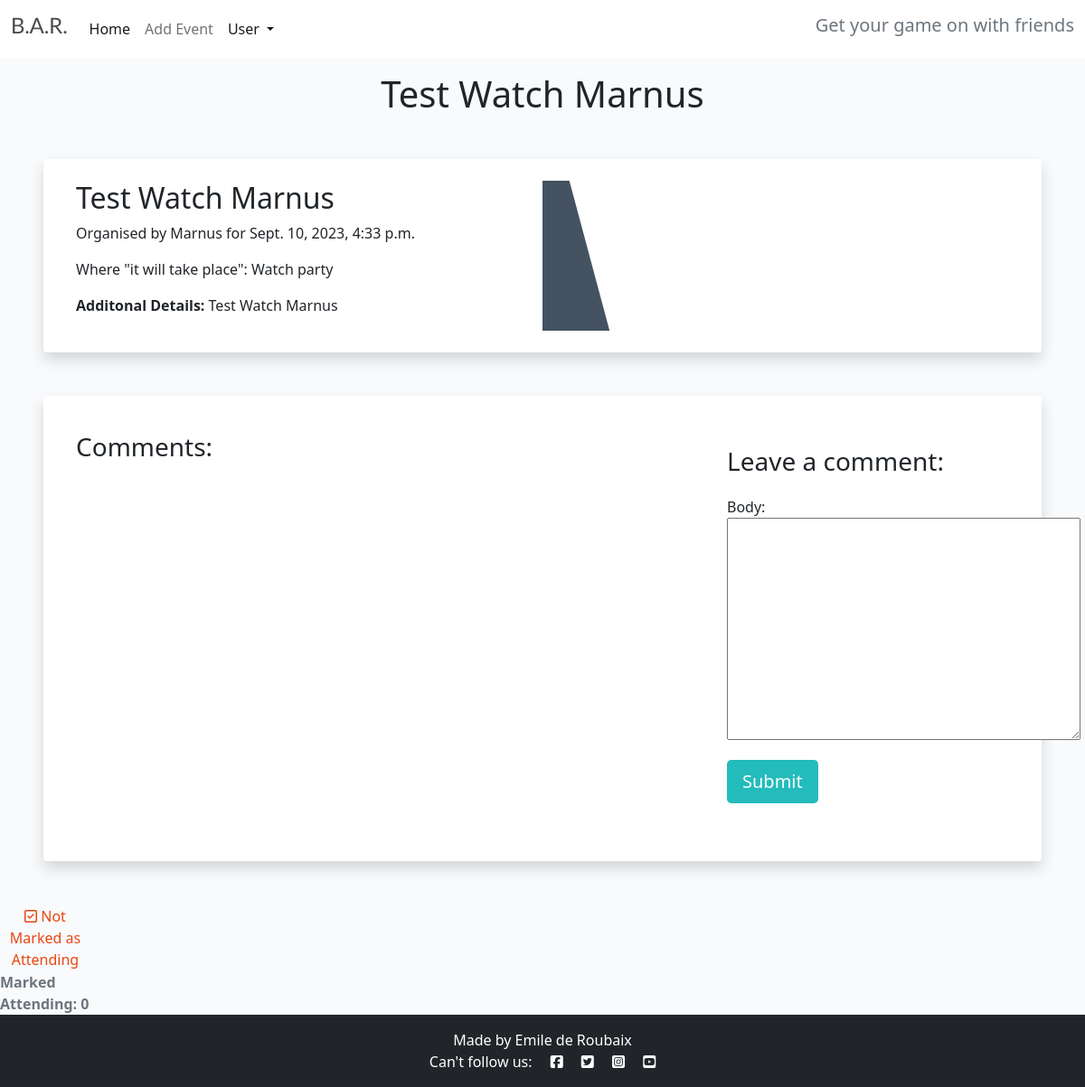
Before: /booking-details/11 (signed in) with the older database file.
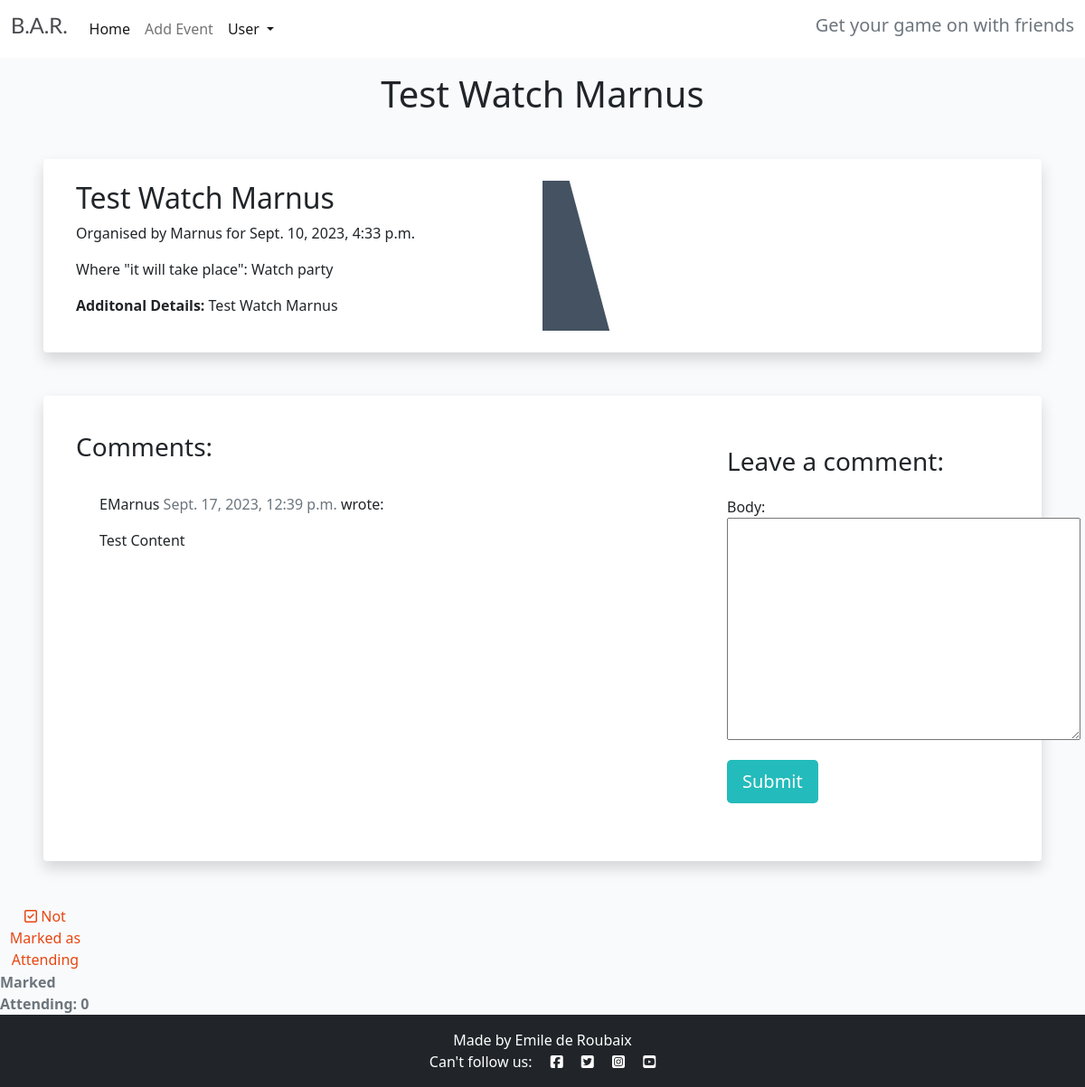
After: the same page with the newer database file.
### game_dates/models.py (models this page shows, shortened)
class Comment(models.Model):
    post = models.ForeignKey(Appointment, on_delete=models.CASCADE,
                             related_name="comments")
    name = models.CharField(max_length=80)
    email = models.EmailField(blank=True)
    body = models.TextField()
    created_on = models.DateTimeField(auto_now_add=True)
    approved = models.BooleanField(default=True)
    class Meta:
        ordering = ["created_on"]

### game_dates/views.py (the view)
# urls.py: path('booking-details/<booking_id>', views.bookingDetails, name='bookingDetails'),
def bookingDetails(request, booking_id):
    booking = Appointment.objects.get(pk=booking_id)
    comments = booking.comments.filter(approved=True).order_by('created_on')
    attending = booking.number_of_attendees()
    new_comment = None
    if request.method == 'POST':
        comment_form = CommentForm(data=request.POST)
        if comment_form.is_valid():
            new_comment = comment_form.save(commit=False)
            new_comment.name = request.user
            new_comment.post = Appointment.objects.get(id=booking_id)
            new_comment.save()
    else:
        comment_form = CommentForm()
    return render(request, 'bookingDetails.html', {
        'booking': booking,
        'comments': comments,
        'comment_form': comment_form,
        'attending': attending
        })

### game_dates/forms.py
class CommentForm(forms.ModelForm):
    class Meta:
        model = Comment
        fields = ('body',)

### game_dates/models.py (called while the page is built)
    def number_of_attendees(self):
        return self.attending.count()

### game_dates/templates/bookingDetails.html (shortened to what this page needs)
{% extends "base.html" %}
{% block content %}
{% load crispy_forms_tags %}
{% if user.is_authenticated %}
<h1 class="text-center  mt-3">{{ booking.description }}</h1>
<div class="shadow p-4 mb-5 bg-body bg-body rounded text-black  m-5 ">
    <div class="">
        <div class="container">
            <div class="row g-0">
                <div class="col-md-6 ">
                    <h2 class="">{{ booking.description }}</h2>
                    <p class="">Organised by {{ booking.user }} for {{ booking.created_on }}</p>
                    <p class="">Where "it will take place": {{ booking.type }}</p>
                    <p class=""><strong>Additonal Details:</strong> {{ booking.content }}</p>
                </div>
                <div class="d-none d-md-block col-md-6 masthead-image">
                    <img src="https://codeinstitute.s3.amazonaws.com/fullstack/blog/default.jpg" width="100%">
                </div>
            </div>
        </div>
    </div>
</div>
<div class="shadow p-4 mb-5 bg-body bg-body rounded text-black  m-5 ">
    <div class="container">
        <div class="row">
            <div class="col-md-8 card mb-4  mt-3 ">
                <h3>Comments:</h3>
                <div class="card-body">
                    {% for comment in comments %}
                    <div class="comments" style="padding: 10px;">
                        <p class="font-weight-bold">
                            {{ comment.name }}
                            <span class=" text-muted font-weight-normal">
                                {{ comment.created_on }}
                            </span> wrote:
                        </p>
                        {{  comment.body | linebreaks }}
                    </div>
                    {% endfor %}
                </div>
            </div>
            <div class="col-md-4 card mb-4  mt-3 ">
                <div class="card-body">
                    {% if new_comment %}
                    <div class="alert alert-success" role="alert">
                        Your comment is awaiting approval
                    </div>
                    {% else %}
                    <h3>Leave a comment:</h3>
                    <form method="post" style="margin-top: 1.3em;">
                        {{ comment_form.as_p }}
                        <button type="submit" class="btn btn-signup btn-lg">Submit</button>
                    </form>
                    {% endif %}
                </div>
            </div>
        </div>
    </div>
</div>
<div class="col-1">
    <strong>
        {% if user.is_authenticated %}
        <form class="d-inline" action="{% url 'attending' booking.id %}" method="POST">
            {% if attending %}
            <button type="submit" name="booking_id" value="{{booking.id}}" class="btn-like"><i class="fa-solid fa-square-check"></i> Attending</button>
            {% else %}
            <button type="submit" name="booking_id" value="{{booking.id}}" class="btn-like"><i class="fa-regular fa-square-check"></i> Not Marked as Attending</button>
            {% endif %}
        </form>
        {% else %}
        <span class="text-secondary"><i class="far fa-heart"></i></span>
        {% endif %}
    <span class="text-secondary">Marked Attending: {{ attending }} </span>
    </strong>
</div>
{% else %}
<div class="shadow p-4 mb-5 bg-body bg-body rounded text-black  m-5 ">
    <h1 class="p-2  me-3">You Are Not Signed in!</h1>
    <a href="{% url 'register' %}" class="btn btn-primary shadow text-center">Sign in</a>
</div>
{% endif %}
{% endblock %}

Changed rows visible on the page:
added Comment: name "EMarnus", created_on "Sept. 17, 2023, 12:39 p.m.", body "Test Content"
